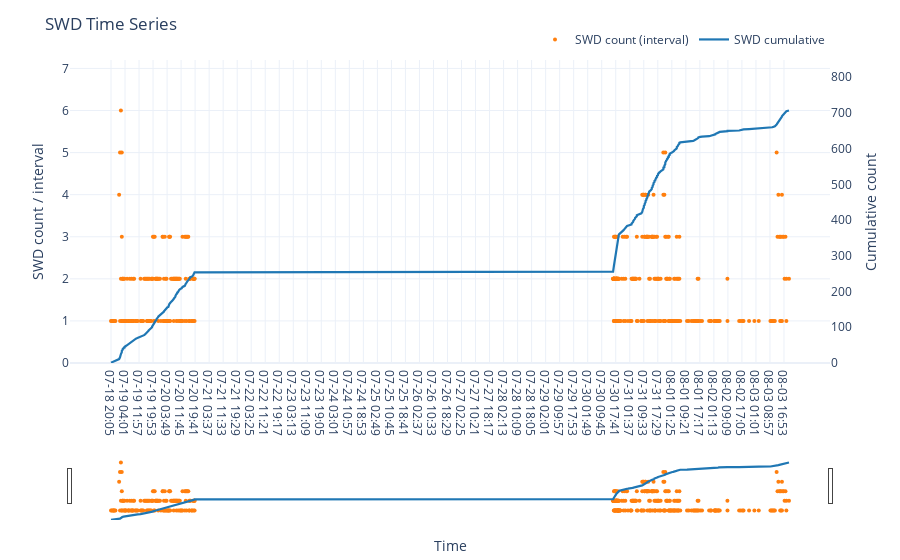

Notebook source saved alongside this figure:
### Code cell
# ==== 1. 读取数据 ====
# 把文件名改成你自己的 CSV 路径
# csv_file_path = "/home/tianqi/zhoulab/Insect_Trap_Project/Result_16mp/ms1_0726-0809_11_ok/processed_data.csv"
csv_file_root_path = Path("/media/tianqi/16tb/SWD/2024_SWD_data/Middle_result/run_v7/ms1_0726-0809_11_ok")


draw(csv_file_root_path, connectgaps=True)

### Figure 1 — Plotly figure (JSON) as saved in the notebook; plotly's stock layout.template omitted (floating-point values rounded to 4 significant figures; data arrays with more than 128 entries replaced by an {"elided": "..."} marker saying what was removed)
{"data": [{"customdata": {"elided": "23019x3 str values"}, "hovertemplate": "<b>swd count</b>: %{y}<br>Filename: %{customdata[1]}<br>Time: %{customdata[2]}<br>Click This Point To Open The Link<br>", "line": {"color": "#FF7F0E", "width": 1.8}, "marker": {"size": 4}, "mode": "markers", "name": "SWD count (interval)", "type": "scatter", "x": {"elided": "23019 str values"}, "y": {"elided": "23019 float values"}, "yaxis": "y"}, {"connectgaps": true, "line": {"color": "#1F77B4", "width": 2.2}, "mode": "lines", "name": "SWD cumulative", "type": "scatter", "x": {"elided": "23019 str values"}, "y": {"elided": "23019 float values"}, "yaxis": "y2"}], "layout": {"legend": {"orientation": "h", "x": 1, "xanchor": "right", "y": 1.02, "yanchor": "bottom"}, "margin": {"b": 40, "l": 70, "r": 70, "t": 60}, "title": {"text": "SWD Time Series"}, "xaxis": {"rangeslider": {"visible": true}, "title": {"text": "Time"}}, "yaxis": {"range": [0, 7.2], "side": "left", "title": {"text": "SWD count / interval"}}, "yaxis2": {"overlaying": "y", "range": [0, 848.4], "showgrid": false, "side": "right", "title": {"text": "Cumulative count"}}}}
